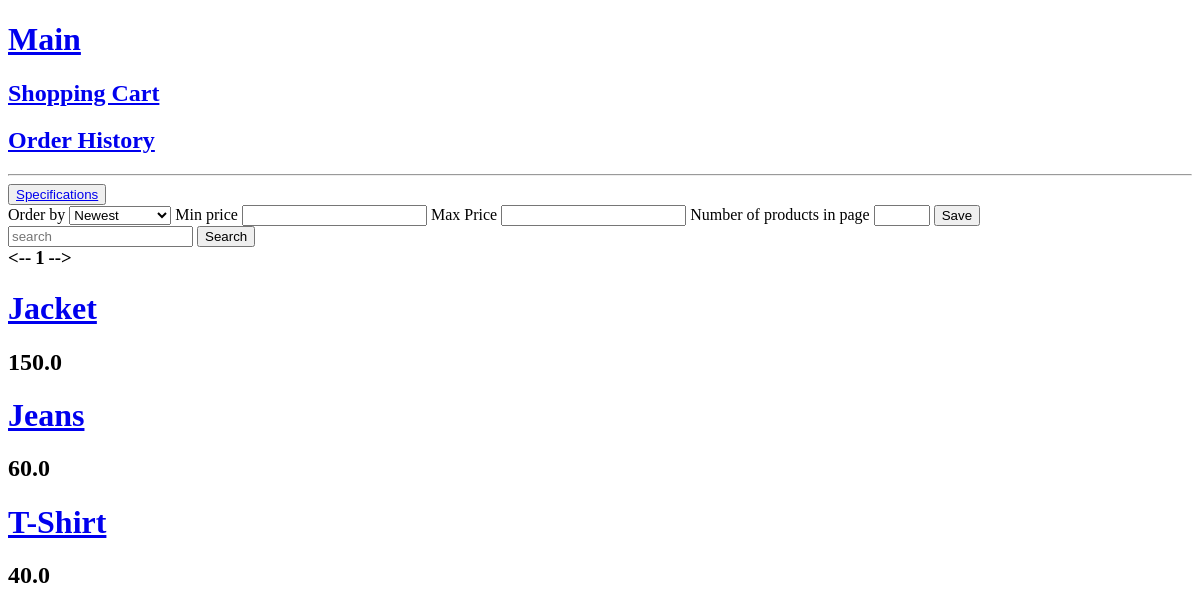
The app's page /category/7, older data.
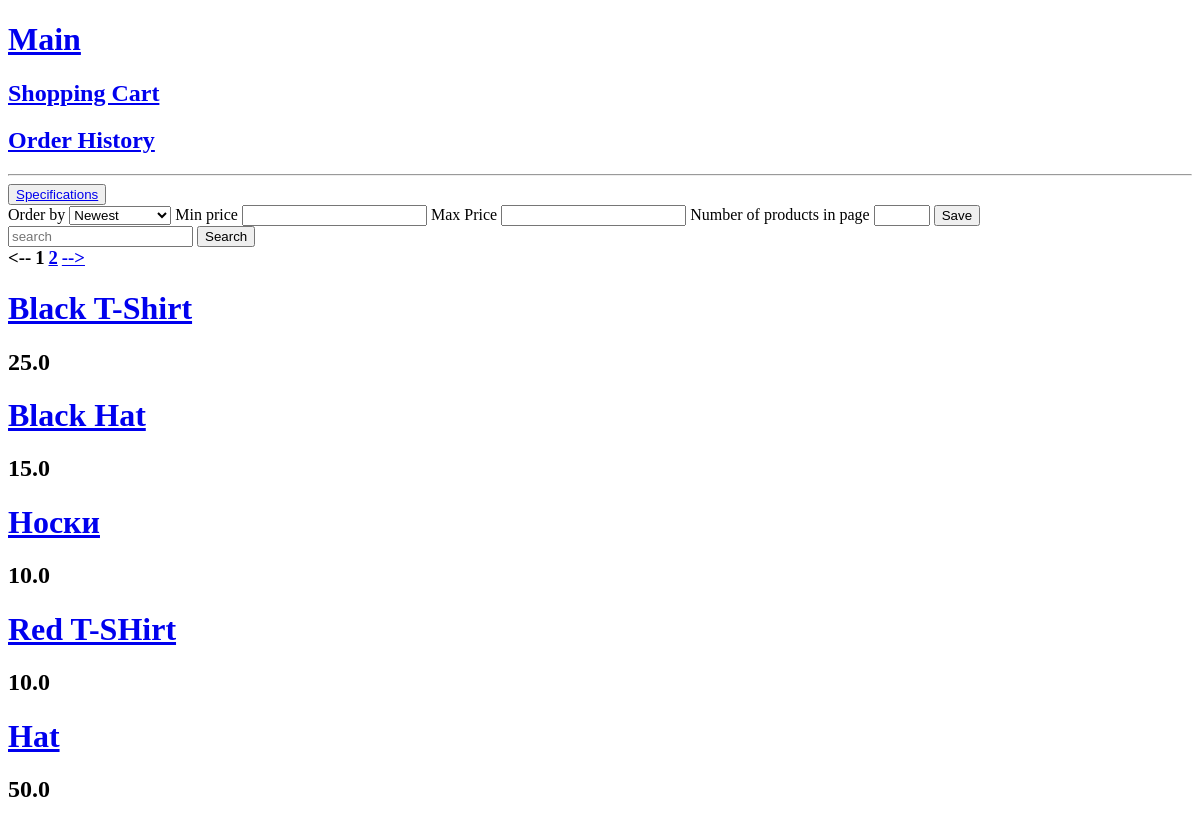
The same page, newer data.
### main/models.py (models this page shows, shortened)
class Product(models.Model):
    title = models.CharField('Title', max_length=516)
    description = models.TextField('Description', blank=True, help_text='This field is optional')
    date = models.DateTimeField('Date', default=now, blank=True)
    price = models.DecimalField('Price', decimal_places=1, max_digits=10000, help_text='Price in usd')
    category = models.ForeignKey('main.Category', on_delete=models.CASCADE, null=True)
    posted = models.BooleanField(default=True, help_text='Is checked it will show up at the shop')
    def get_absolute_url(self):
        return reverse('product', kwargs={"id": self.id})

### main/views.py (the view)
# urls.py: path('category/<int:category>', main_views.main_view, name='category-products'),
def main_view(request, category):
    products = Filter().get_filtered_products(request, category)
    if request.method == "GET":
        q = request.GET.get("q", "")
        products = products.filter(title__icontains=q)
        q_filter = Filter().get_specs_filters(request)
        for filter in q_filter:
            products = products.filter(**filter)
            if products:
                continue
            else:
                break
    p = Paginator(products, request.session.get('objs_on_page', 5))
    try:
        products = p.page(request.GET.get('page', 1))
    except EmptyPage:
        return redirect('/category/{}?{}'.format(category, get_url_kwargs(request)))
    ctx = {'products': products, 'paginator': p, 'category_id': category}
    return render(request, 'index.html', ctx)

### filters/models.py (called while the page is built)
    def make_filter(self):
        for key, value in self.filters.items():
            if value is not None and int(value) > 0:
                self.q.update({f'{key}': value})
            elif value is not None and int(value) == 0:
                if f'{key}' in self.q:
                    del self.q[f'{key}']

    @property
    def get_filter(self):
        return self.q

    @staticmethod
    def get_specs_filters(request):
        specs_keys = []
        q_filter = []
        for key in request.GET:
            if key != 'page' and key != 'q':
                specs_keys.append(key)
        for key in specs_keys:
            values = request.GET.getlist(f'{key}')
            if len(values) > 1:
                q_filter.append({'specification__name__name': key, 'specification__specification__in': values})
            elif len(values) == 1:
                q_filter.append({'specification__name__name': key, 'specification__specification': values[0]})
        return q_filter

### main/templatetags/categories_tags.py (called while the page is built)
@register.simple_tag
def get_categories():
    return Category.objects.all()

### templates/index.html (shortened to what this page needs)
{% extends 'base/base.html' %}
{% load specification_tags %}
{% block content %}
    {% get_specifications_from_get_params as specs_params %}
    <button><a href="{% url 'specifications' category_id %}?{{ specs_params }}">Specifications</a></button>
    {% get_specifications_from_get_params as link %}
    {% include 'base/filter-base.html' %}
    {% if products.has_previous %}
        <h3 class="pagination"><a href="?page={{ products.previous_page_number }}{{ link }}"><--</a></h3>
    {% else %}
        <h3 class="pagination"><a><--</a></h3>
    {% endif %}
        {% for page in paginator.page_range %}
            {% if page <= products.number|add:2 and page >= products.number|add:-2 %}
                {% if products.number != page %}
                    <h3 class="pagination"><a href="?page={{ page }}{{ link }}">{{ page }}</a></h3>
                {% else %}
                    <h3 class="pagination"><a>{{ page }}</a></h3>
                {% endif %}
            {% endif %}
        {% endfor %}
    {% if products.has_next %}
        <h3 class="pagination"><a href="?page={{ products.next_page_number }}{{ link }}">--></a></h3>
    {% else %}
        <h3 class="pagination"><a>--></a></h3>
    {% endif %}
    {% for product in products %}
        <h1><a href="{{ product.get_absolute_url }}">{{ product.title }}</a></h1>
        <h2>{{ product.price }}</h2>
    {% endfor %}
{% endblock %}

Row changes from the older to the newer data that the page shows:
no longer on this page (row edited): Product: title "Jacket", price "150.0"
no longer on this page (row edited): Product: title "Jeans", price "60.0"
no longer on this page (row unchanged): Product: title "T-Shirt", price "40.0"
added Product: title "Black T-Shirt", price "25.0"
added Product: title "Black Hat", price "15.0"
added Product: title "Носки", price "10.0"
added Product: title "Red T-SHirt", price "10.0"
added Product: title "Hat", price "50.0"
Text that changed along with them:
new list line: "2"
